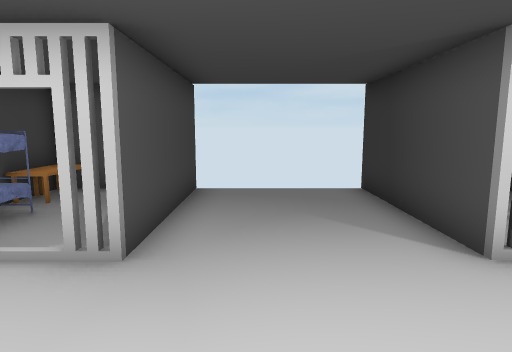
view 1 (above)

22 first-person views from a walk through a 3-D level made in the Unity game engine. The camera is 1.5 m above the floor, tilts 8° down and sees 75° across. Doors are open. The floor is counted in squares, 1 m on a side. Each view is taken from the middle of a square. On the plan, view 1 faces up. The plan holds only what a view shows up to about 15 squares ahead; the rest is blank. Some surface patterns are stand-ins.

view 2
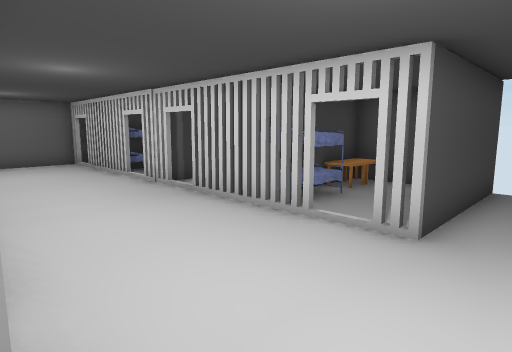

view 3
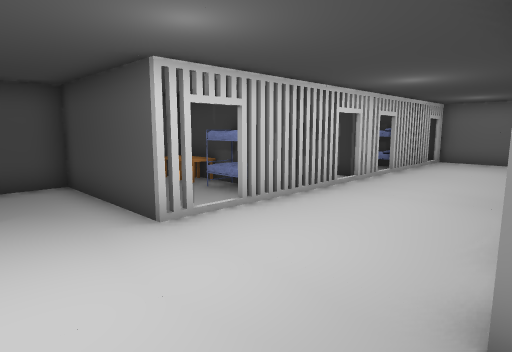

view 4
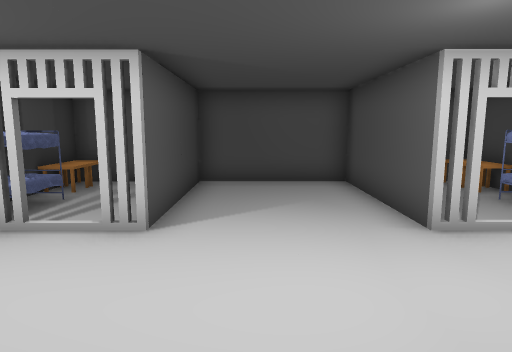

view 5
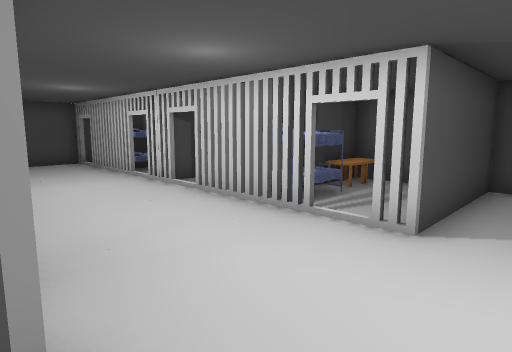

view 6
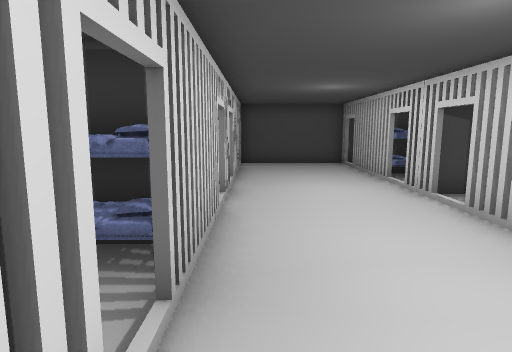

view 7
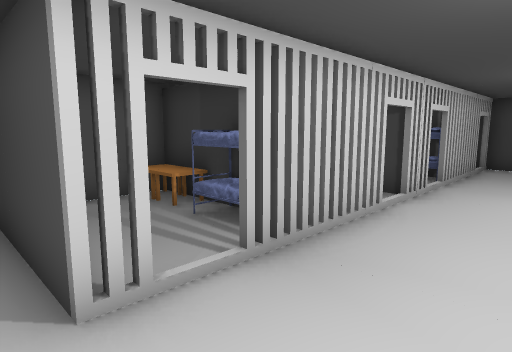

view 8
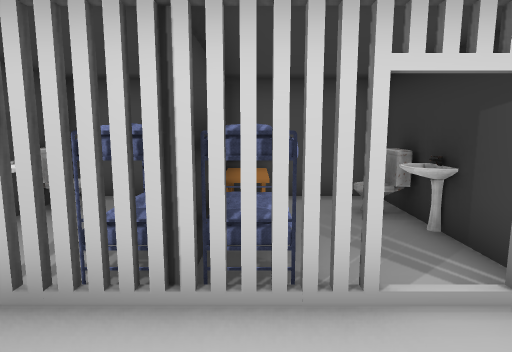

view 9
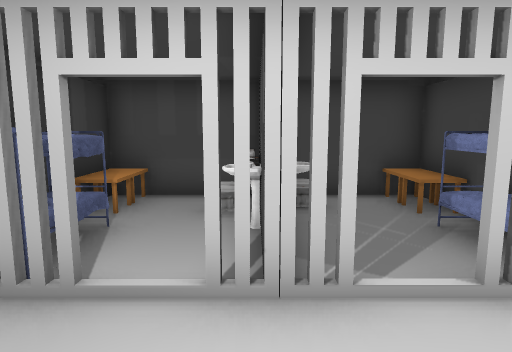

view 10
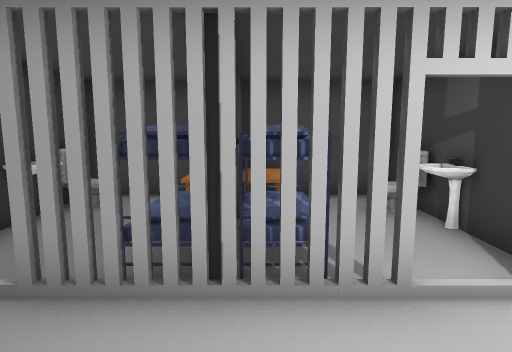

view 11
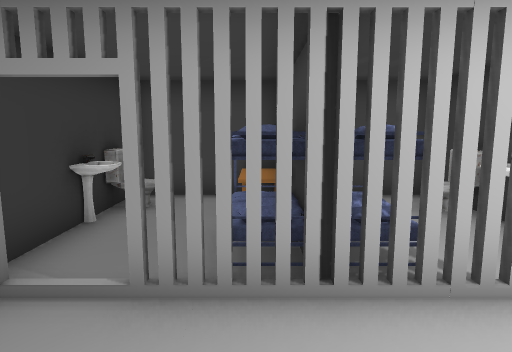

view 12
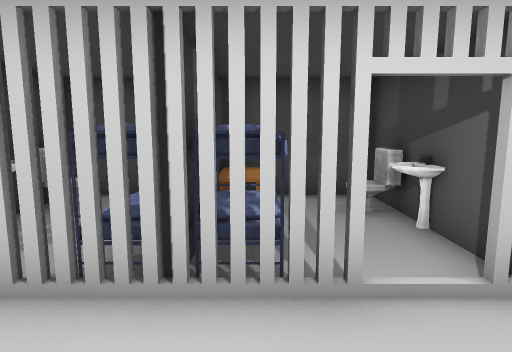

view 13
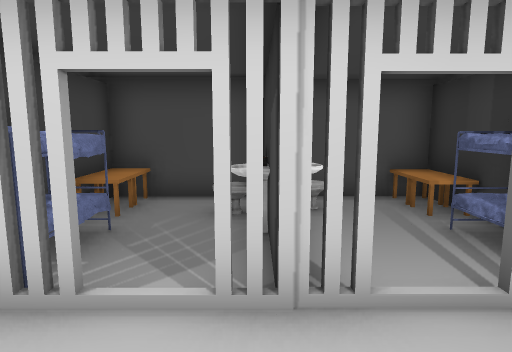

view 14
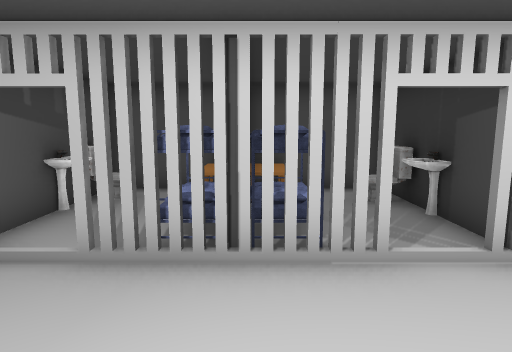

view 15
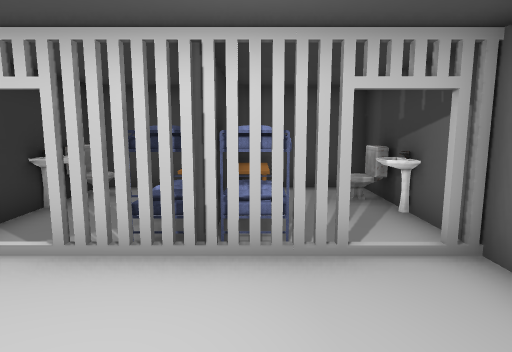

view 16
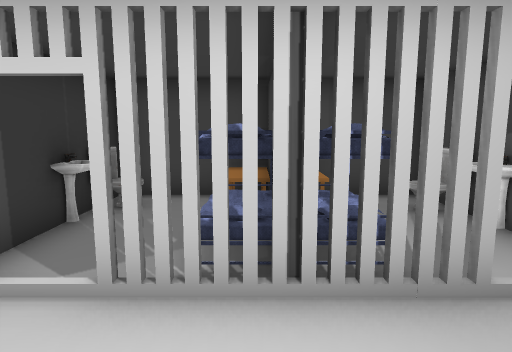

view 17
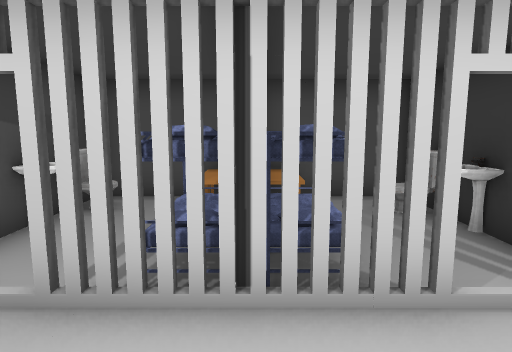

view 18
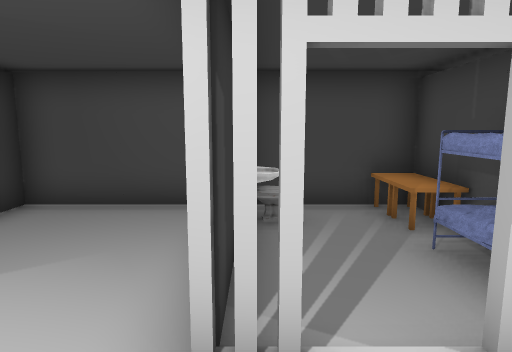

view 19
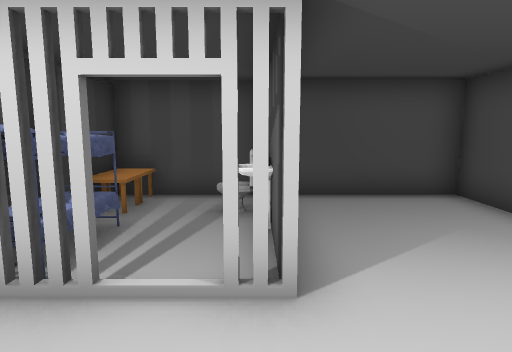

view 20
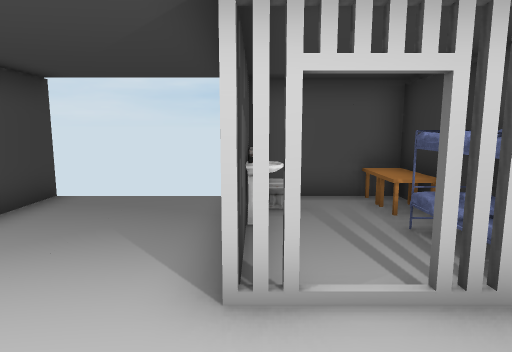

view 21
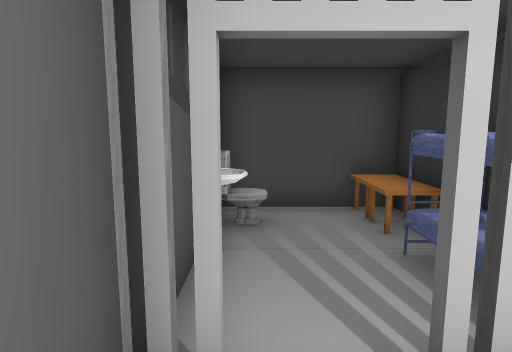

view 22
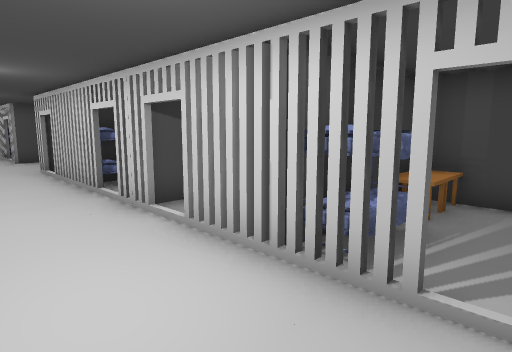

### Floor plan
Ten units are one square. View 1 is at (0, 0); x grows to the right and y downward. Boxes are objects, and circles mark ways between rooms. Rooms are numbered by the first view taken in them; rooms with no view inside come last. Other rooms are left out.
<svg viewBox="-170 -90 350 151">
<path fill="none" stroke="#000" d="M-24 8 -15 8 -15 25M-17 25 -17 8M-51 8 -51 35M27 25 27 8 34 8M-15 -55 -15 -37 -23 -37M-16 56 34 56M34 -37 27 -37 27 -55M27 56 27 44M-86 11 -86 56 -17 56M27 -74 27 -85M-15 -85 -15 -74M91 8 105 8M81 -37 45 -37M97 20 97 8M105 -37 91 -37M44 8 80 8M162 8 168 8 168 -37 162 -37M152 -37 116 -37M115 8 151 8M-80 -37 -94 -37M-70 8 -34 8M-33 -37 -69 -37M-95 8 -80 8M-114 -37 -141 -37M-151 -37 -158 -37M-122 -61 -122 -54M-157 -68 -157 5M-89 -35 -89 -55M-135 -84 -157 -84M-157 -78 -157 -72M-141 8 -105 8M-89 -74 -89 -79M-158 8 -153 8M-87 -84 -112 -84M-157 44 -157 56 -89 56M-89 44 -89 8M-157 5 -157 25M135 56 169 56M99 56 134 56M168 45 168 10M99 8 99 25M62 -36 62 -65M28 -55 28 -36M97 -74 97 -80M95 -84 28 -84M97 -36 97 -55M62 28 62 35 62 8M34 56 91 56M28 8 28 25M-51 -65 -51 -36M-16 -84 -55 -84"/>
<rect x="-85" y="35" width="10" height="10" fill="#bbb"><title>toilet</title></rect>
<rect x="-85" y="25" width="10" height="10" fill="#bbb"><title>sink</title></rect>
<rect x="-65" y="45" width="10" height="10" fill="#bbb"><title>other object</title></rect>
<rect x="-65" y="35" width="10" height="10" fill="#bbb"><title>table</title></rect>
<rect x="-65" y="15" width="10" height="20" fill="#bbb"><title>bed</title></rect>
<rect x="-55" y="45" width="20" height="10" fill="#bbb"><title>table</title></rect>
<rect x="-55" y="35" width="20" height="10" fill="#bbb"><title>table</title></rect>
<rect x="-55" y="15" width="20" height="20" fill="#bbb"><title>bed</title></rect>
<rect x="-25" y="35" width="10" height="20" fill="#bbb"><title>toilet</title></rect>
<rect x="-25" y="25" width="10" height="10" fill="#bbb"><title>sink</title></rect>
<rect x="25" y="35" width="10" height="10" fill="#bbb"><title>toilet</title></rect>
<rect x="25" y="25" width="10" height="10" fill="#bbb"><title>sink</title></rect>
<rect x="-155" y="-65" width="10" height="10" fill="#bbb"><title>sink</title></rect>
<rect x="-135" y="-65" width="10" height="30" fill="#bbb"><title>bed</title></rect>
<rect x="-135" y="-75" width="10" height="10" fill="#bbb"><title>table</title></rect>
<rect x="-135" y="-85" width="10" height="10" fill="#bbb"><title>table</title></rect>
<rect x="-125" y="-55" width="20" height="20" fill="#bbb"><title>bed</title></rect>
<rect x="-125" y="-75" width="10" height="10" fill="#bbb"><title>table</title></rect>
<rect x="-125" y="-85" width="10" height="10" fill="#bbb"><title>table</title></rect>
<rect x="-165" y="35" width="10" height="10" fill="#bbb"><title>toilet</title></rect>
<rect x="-165" y="25" width="20" height="10" fill="#bbb"><title>sink</title></rect>
<rect x="-135" y="45" width="10" height="10" fill="#bbb"><title>table</title></rect>
<rect x="-135" y="35" width="10" height="10" fill="#bbb"><title>table</title></rect>
<rect x="-135" y="15" width="10" height="20" fill="#bbb"><title>bed</title></rect>
<rect x="-125" y="45" width="10" height="10" fill="#bbb"><title>other object</title></rect>
<rect x="-125" y="35" width="10" height="10" fill="#bbb"><title>table</title></rect>
<rect x="-125" y="15" width="10" height="20" fill="#bbb"><title>bed</title></rect>
<rect x="-95" y="45" width="10" height="10" fill="#bbb"><title>toilet</title></rect>
<rect x="-95" y="25" width="10" height="10" fill="#bbb"><title>sink</title></rect>
<rect x="95" y="45" width="10" height="10" fill="#bbb"><title>toilet</title></rect>
<rect x="95" y="35" width="10" height="10" fill="#bbb"><title>toilet</title></rect>
<rect x="115" y="15" width="20" height="20" fill="#bbb"><title>bed</title></rect>
<rect x="125" y="45" width="10" height="10" fill="#bbb"><title>table</title></rect>
<rect x="125" y="35" width="10" height="10" fill="#bbb"><title>table</title></rect>
<rect x="135" y="45" width="10" height="10" fill="#bbb"><title>other object</title></rect>
<rect x="135" y="35" width="10" height="10" fill="#bbb"><title>table</title></rect>
<rect x="135" y="15" width="10" height="20" fill="#bbb"><title>bed</title></rect>
<rect x="155" y="25" width="20" height="10" fill="#bbb"><title>sink</title></rect>
<rect x="165" y="45" width="10" height="10" fill="#bbb"><title>toilet</title></rect>
<rect x="25" y="-65" width="10" height="10" fill="#bbb"><title>sink</title></rect>
<rect x="25" y="-75" width="10" height="10" fill="#bbb"><title>toilet</title></rect>
<rect x="45" y="-55" width="20" height="10" fill="#bbb"><title>bed</title></rect>
<rect x="55" y="-75" width="10" height="10" fill="#bbb"><title>table</title></rect>
<rect x="55" y="-85" width="10" height="10" fill="#bbb"><title>table</title></rect>
<rect x="65" y="-65" width="10" height="20" fill="#bbb"><title>bed</title></rect>
<rect x="65" y="-75" width="10" height="10" fill="#bbb"><title>table</title></rect>
<rect x="65" y="-85" width="10" height="10" fill="#bbb"><title>table</title></rect>
<rect x="85" y="-65" width="10" height="10" fill="#bbb"><title>sink</title></rect>
<rect x="45" y="15" width="20" height="20" fill="#bbb"><title>bed</title></rect>
<rect x="55" y="45" width="10" height="10" fill="#bbb"><title>table</title></rect>
<rect x="55" y="35" width="10" height="10" fill="#bbb"><title>table</title></rect>
<rect x="65" y="45" width="10" height="10" fill="#bbb"><title>table</title></rect>
<rect x="65" y="35" width="10" height="10" fill="#bbb"><title>table</title></rect>
<rect x="65" y="15" width="10" height="20" fill="#bbb"><title>bed</title></rect>
<rect x="85" y="25" width="10" height="20" fill="#bbb"><title>other object</title></rect>
<rect x="95" y="25" width="10" height="10" fill="#bbb"><title>sink</title></rect>
<rect x="-55" y="-75" width="20" height="10" fill="#bbb"><title>table</title></rect>
<rect x="-55" y="-85" width="20" height="10" fill="#bbb"><title>table</title></rect>
<rect x="-45" y="-65" width="10" height="20" fill="#bbb"><title>bed</title></rect>
<rect x="-25" y="-65" width="10" height="10" fill="#bbb"><title>sink</title></rect>
<rect x="-25" y="-75" width="10" height="10" fill="#bbb"><title>toilet</title></rect>
<circle cx="40" cy="-15" r="3" fill="#2a7"/>
<circle cx="-25" cy="5" r="3" fill="#2a7"/>
<circle cx="-30" cy="-15" r="3" fill="#2a7"/>
<circle cx="-30" cy="-30" r="3" fill="#2a7"/>
<circle cx="-70" cy="5" r="3" fill="#2a7"/>
<circle cx="110" cy="-15" r="3" fill="#2a7"/>
<circle cx="40" cy="-35" r="3" fill="#2a7"/>
<circle cx="80" cy="-35" r="3" fill="#2a7"/>
<circle cx="40" cy="5" r="3" fill="#2a7"/>
<circle cx="80" cy="10" r="3" fill="#2a7"/>
<circle cx="110" cy="5" r="3" fill="#2a7"/>
<circle cx="160" cy="5" r="3" fill="#2a7"/>
<circle cx="-100" cy="-15" r="3" fill="#2a7"/>
<circle cx="-100" cy="-30" r="3" fill="#2a7"/>
<circle cx="-100" cy="5" r="3" fill="#2a7"/>
<circle cx="-143" cy="3" r="3" fill="#2a7"/>
<text x="-10" y="0">1</text>
<text x="80" y="-10">2</text>
<text x="140" y="-10">3</text>
<text x="-60" y="-20">4</text>
<text x="-130" y="-40">5</text>
<text x="-130" y="40">6</text>
<text x="130" y="40">7</text>
<text x="60" y="-70">8</text>
<text x="60" y="40">9</text>
<text x="-40" y="-70">10</text>
</svg>
Room 1 opens to room 2. Room 1 opens to room 4. Room 2 opens to room 3. Room 2 opens to room 8. Room 2 opens to room 9. Room 3 opens to room 7. Room 4 opens to room 5. Room 4 opens to room 6. Room 5 opens to room 6.

Where each view was taken, in squares from view 1:
view 1: 0 up, 0 right, facing up
view 2: 1 down, 0 right, facing up-left
view 3: 4 up, 1 right, facing down-left
view 4: 4 up, 1 right, facing down
view 5: 4 up, 1 right, facing down-right
view 6: 3 up, 2 right, facing right
view 7: 1 up, 2 right, facing up-right
view 8: 1 up, 7 right, facing up
view 9: 2 up, 10 right, facing down
view 10: 2 up, 13 right, facing down
view 11: 2 up, 14 right, facing down
view 12: 2 up, 6 left, facing down
view 13: 1 up, 9 left, facing up
view 14: 0 up, 12 left, facing up
view 15: 3 up, 13 left, facing down
view 16: 2 up, 12 left, facing down
view 17: 1 up, 5 left, facing up
view 18: 1 up, 2 left, facing down
view 19: 2 up, 3 right, facing down
view 20: 1 up, 3 right, facing up
view 21: 2 up, 15 left, facing up
view 22: 2 up, 15 left, facing down-right
